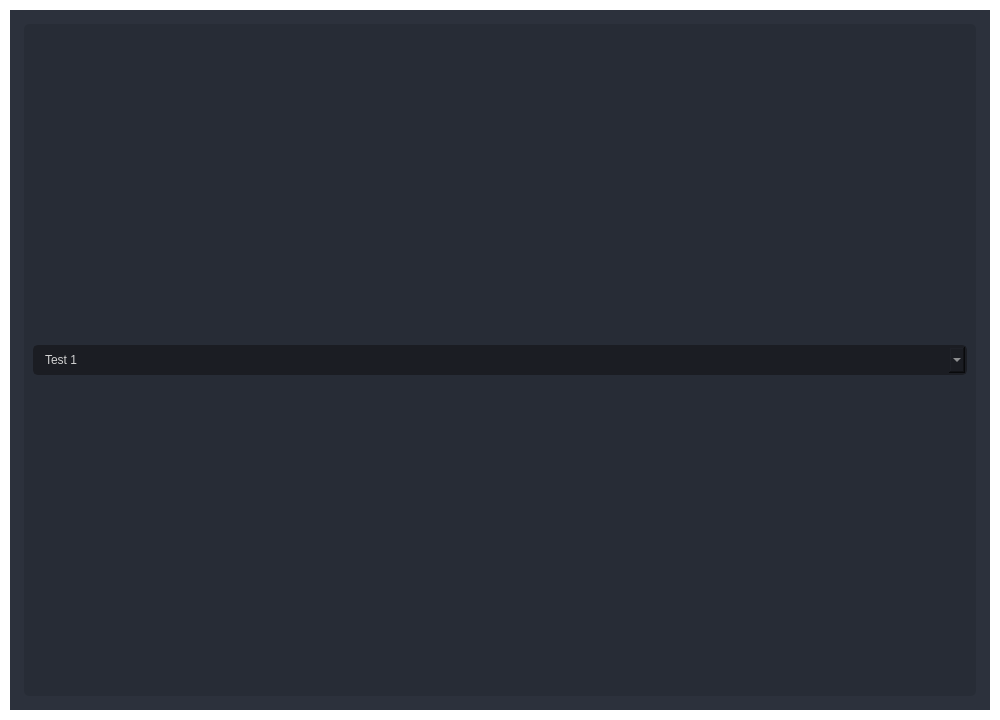
<?xml version="1.0" encoding="UTF-8"?>
<ui version="4.0">
 <author>Wanderson M. Pimenta</author>
 <class>MainWindow</class>
 <widget class="QMainWindow" name="MainWindow">
  <property name="geometry">
   <rect>
    <x>0</x>
    <y>0</y>
    <width>1000</width>
    <height>720</height>
   </rect>
  </property>
  <property name="minimumSize">
   <size>
    <width>1000</width>
    <height>720</height>
   </size>
  </property>
  <property name="palette">
   <palette>
    <active>
     <colorrole role="WindowText">
      <brush brushstyle="SolidPattern">
       <color alpha="255">
        <red>255</red>
        <green>255</green>
        <blue>255</blue>
       </color>
      </brush>
     </colorrole>
     <colorrole role="Button">
      <brush brushstyle="SolidPattern">
       <color alpha="0">
        <red>0</red>
        <green>0</green>
        <blue>0</blue>
       </color>
      </brush>
     </colorrole>
     <colorrole role="Light">
      <brush brushstyle="SolidPattern">
       <color alpha="255">
        <red>66</red>
        <green>73</green>
        <blue>90</blue>
       </color>
      </brush>
     </colorrole>
     <colorrole role="Midlight">
      <brush brushstyle="SolidPattern">
       <color alpha="255">
        <red>55</red>
        <green>61</green>
        <blue>75</blue>
       </color>
      </brush>
     </colorrole>
     <colorrole role="Dark">
      <brush brushstyle="SolidPattern">
       <color alpha="255">
        <red>22</red>
        <green>24</green>
        <blue>30</blue>
       </color>
      </brush>
     </colorrole>
     <colorrole role="Mid">
      <brush brushstyle="SolidPattern">
       <color alpha="255">
        <red>29</red>
        <green>32</green>
        <blue>40</blue>
       </color>
      </brush>
     </colorrole>
     <colorrole role="Text">
      <brush brushstyle="SolidPattern">
       <color alpha="255">
        <red>210</red>
        <green>210</green>
        <blue>210</blue>
       </color>
      </brush>
     </colorrole>
     <colorrole role="BrightText">
      <brush brushstyle="SolidPattern">
       <color alpha="255">
        <red>255</red>
        <green>255</green>
        <blue>255</blue>
       </color>
      </brush>
     </colorrole>
     <colorrole role="ButtonText">
      <brush brushstyle="SolidPattern">
       <color alpha="255">
        <red>255</red>
        <green>255</green>
        <blue>255</blue>
       </color>
      </brush>
     </colorrole>
     <colorrole role="Base">
      <brush brushstyle="SolidPattern">
       <color alpha="0">
        <red>0</red>
        <green>0</green>
        <blue>0</blue>
       </color>
      </brush>
     </colorrole>
     <colorrole role="Window">
      <brush brushstyle="SolidPattern">
       <color alpha="0">
        <red>0</red>
        <green>0</green>
        <blue>0</blue>
       </color>
      </brush>
     </colorrole>
     <colorrole role="Shadow">
      <brush brushstyle="SolidPattern">
       <color alpha="255">
        <red>0</red>
        <green>0</green>
        <blue>0</blue>
       </color>
      </brush>
     </colorrole>
     <colorrole role="Highlight">
      <brush brushstyle="SolidPattern">
       <color alpha="255">
        <red>85</red>
        <green>170</green>
        <blue>255</blue>
       </color>
      </brush>
     </colorrole>
     <colorrole role="Link">
      <brush brushstyle="SolidPattern">
       <color alpha="255">
        <red>85</red>
        <green>170</green>
        <blue>255</blue>
       </color>
      </brush>
     </colorrole>
     <colorrole role="LinkVisited">
      <brush brushstyle="SolidPattern">
       <color alpha="255">
        <red>255</red>
        <green>0</green>
        <blue>127</blue>
       </color>
      </brush>
     </colorrole>
     <colorrole role="AlternateBase">
      <brush brushstyle="SolidPattern">
       <color alpha="255">
        <red>22</red>
        <green>24</green>
        <blue>30</blue>
       </color>
      </brush>
     </colorrole>
     <colorrole role="ToolTipBase">
      <brush brushstyle="SolidPattern">
       <color alpha="255">
        <red>44</red>
        <green>49</green>
        <blue>60</blue>
       </color>
      </brush>
     </colorrole>
     <colorrole role="ToolTipText">
      <brush brushstyle="SolidPattern">
       <color alpha="255">
        <red>210</red>
        <green>210</green>
        <blue>210</blue>
       </color>
      </brush>
     </colorrole>
     <colorrole role="PlaceholderText">
      <brush brushstyle="NoBrush">
       <color alpha="128">
        <red>210</red>
        <green>210</green>
        <blue>210</blue>
       </color>
      </brush>
     </colorrole>
    </active>
    <inactive>
     <colorrole role="WindowText">
      <brush brushstyle="SolidPattern">
       <color alpha="255">
        <red>255</red>
        <green>255</green>
        <blue>255</blue>
       </color>
      </brush>
     </colorrole>
     <colorrole role="Button">
      <brush brushstyle="SolidPattern">
       <color alpha="0">
        <red>0</red>
        <green>0</green>
        <blue>0</blue>
       </color>
      </brush>
     </colorrole>
     <colorrole role="Light">
      <brush brushstyle="SolidPattern">
       <color alpha="255">
        <red>66</red>
        <green>73</green>
        <blue>90</blue>
       </color>
      </brush>
     </colorrole>
     <colorrole role="Midlight">
      <brush brushstyle="SolidPattern">
       <color alpha="255">
        <red>55</red>
        <green>61</green>
        <blue>75</blue>
       </color>
      </brush>
     </colorrole>
     <colorrole role="Dark">
      <brush brushstyle="SolidPattern">
       <color alpha="255">
        <red>22</red>
        <green>24</green>
        <blue>30</blue>
       </color>
      </brush>
     </colorrole>
     <colorrole role="Mid">
      <brush brushstyle="SolidPattern">
       <color alpha="255">
        <red>29</red>
        <green>32</green>
        <blue>40</blue>
       </color>
      </brush>
     </colorrole>
     <colorrole role="Text">
      <brush brushstyle="SolidPattern">
       <color alpha="255">
        <red>210</red>
        <green>210</green>
        <blue>210</blue>
       </color>
      </brush>
     </colorrole>
     <colorrole role="BrightText">
      <brush brushstyle="SolidPattern">
       <color alpha="255">
        <red>255</red>
        <green>255</green>
        <blue>255</blue>
       </color>
      </brush>
     </colorrole>
     <colorrole role="ButtonText">
      <brush brushstyle="SolidPattern">
       <color alpha="255">
        <red>255</red>
        <green>255</green>
        <blue>255</blue>
       </color>
      </brush>
     </colorrole>
     <colorrole role="Base">
      <brush brushstyle="SolidPattern">
       <color alpha="0">
        <red>0</red>
        <green>0</green>
        <blue>0</blue>
       </color>
      </brush>
     </colorrole>
     <colorrole role="Window">
      <brush brushstyle="SolidPattern">
       <color alpha="0">
        <red>0</red>
        <green>0</green>
        <blue>0</blue>
       </color>
      </brush>
     </colorrole>
     <colorrole role="Shadow">
      <brush brushstyle="SolidPattern">
       <color alpha="255">
        <red>0</red>
        <green>0</green>
        <blue>0</blue>
       </color>
      </brush>
     </colorrole>
     <colorrole role="Highlight">
      <brush brushstyle="SolidPattern">
       <color alpha="255">
        <red>85</red>
        <green>170</green>
        <blue>255</blue>
       </color>
      </brush>
     </colorrole>
     <colorrole role="Link">
      <brush brushstyle="SolidPattern">
       <color alpha="255">
        <red>85</red>
        <green>170</green>
        <blue>255</blue>
       </color>
      </brush>
     </colorrole>
     <colorrole role="LinkVisited">
      <brush brushstyle="SolidPattern">
       <color alpha="255">
        <red>255</red>
        <green>0</green>
        <blue>127</blue>
       </color>
      </brush>
     </colorrole>
     <colorrole role="AlternateBase">
      <brush brushstyle="SolidPattern">
       <color alpha="255">
        <red>22</red>
        <green>24</green>
        <blue>30</blue>
       </color>
      </brush>
     </colorrole>
     <colorrole role="ToolTipBase">
      <brush brushstyle="SolidPattern">
       <color alpha="255">
        <red>44</red>
        <green>49</green>
        <blue>60</blue>
       </color>
      </brush>
     </colorrole>
     <colorrole role="ToolTipText">
      <brush brushstyle="SolidPattern">
       <color alpha="255">
        <red>210</red>
        <green>210</green>
        <blue>210</blue>
       </color>
      </brush>
     </colorrole>
     <colorrole role="PlaceholderText">
      <brush brushstyle="NoBrush">
       <color alpha="128">
        <red>210</red>
        <green>210</green>
        <blue>210</blue>
       </color>
      </brush>
     </colorrole>
    </inactive>
    <disabled>
     <colorrole role="WindowText">
      <brush brushstyle="SolidPattern">
       <color alpha="255">
        <red>22</red>
        <green>24</green>
        <blue>30</blue>
       </color>
      </brush>
     </colorrole>
     <colorrole role="Button">
      <brush brushstyle="SolidPattern">
       <color alpha="0">
        <red>0</red>
        <green>0</green>
        <blue>0</blue>
       </color>
      </brush>
     </colorrole>
     <colorrole role="Light">
      <brush brushstyle="SolidPattern">
       <color alpha="255">
        <red>66</red>
        <green>73</green>
        <blue>90</blue>
       </color>
      </brush>
     </colorrole>
     <colorrole role="Midlight">
      <brush brushstyle="SolidPattern">
       <color alpha="255">
        <red>55</red>
        <green>61</green>
        <blue>75</blue>
       </color>
      </brush>
     </colorrole>
     <colorrole role="Dark">
      <brush brushstyle="SolidPattern">
       <color alpha="255">
        <red>22</red>
        <green>24</green>
        <blue>30</blue>
       </color>
      </brush>
     </colorrole>
     <colorrole role="Mid">
      <brush brushstyle="SolidPattern">
       <color alpha="255">
        <red>29</red>
        <green>32</green>
        <blue>40</blue>
       </color>
      </brush>
     </colorrole>
     <colorrole role="Text">
      <brush brushstyle="SolidPattern">
       <color alpha="255">
        <red>22</red>
        <green>24</green>
        <blue>30</blue>
       </color>
      </brush>
     </colorrole>
     <colorrole role="BrightText">
      <brush brushstyle="SolidPattern">
       <color alpha="255">
        <red>255</red>
        <green>255</green>
        <blue>255</blue>
       </color>
      </brush>
     </colorrole>
     <colorrole role="ButtonText">
      <brush brushstyle="SolidPattern">
       <color alpha="255">
        <red>22</red>
        <green>24</green>
        <blue>30</blue>
       </color>
      </brush>
     </colorrole>
     <colorrole role="Base">
      <brush brushstyle="SolidPattern">
       <color alpha="0">
        <red>0</red>
        <green>0</green>
        <blue>0</blue>
       </color>
      </brush>
     </colorrole>
     <colorrole role="Window">
      <brush brushstyle="SolidPattern">
       <color alpha="0">
        <red>0</red>
        <green>0</green>
        <blue>0</blue>
       </color>
      </brush>
     </colorrole>
     <colorrole role="Shadow">
      <brush brushstyle="SolidPattern">
       <color alpha="255">
        <red>0</red>
        <green>0</green>
        <blue>0</blue>
       </color>
      </brush>
     </colorrole>
     <colorrole role="Highlight">
      <brush brushstyle="SolidPattern">
       <color alpha="255">
        <red>51</red>
        <green>153</green>
        <blue>255</blue>
       </color>
      </brush>
     </colorrole>
     <colorrole role="Link">
      <brush brushstyle="SolidPattern">
       <color alpha="255">
        <red>85</red>
        <green>170</green>
        <blue>255</blue>
       </color>
      </brush>
     </colorrole>
     <colorrole role="LinkVisited">
      <brush brushstyle="SolidPattern">
       <color alpha="255">
        <red>255</red>
        <green>0</green>
        <blue>127</blue>
       </color>
      </brush>
     </colorrole>
     <colorrole role="AlternateBase">
      <brush brushstyle="SolidPattern">
       <color alpha="255">
        <red>44</red>
        <green>49</green>
        <blue>60</blue>
       </color>
      </brush>
     </colorrole>
     <colorrole role="ToolTipBase">
      <brush brushstyle="SolidPattern">
       <color alpha="255">
        <red>44</red>
        <green>49</green>
        <blue>60</blue>
       </color>
      </brush>
     </colorrole>
     <colorrole role="ToolTipText">
      <brush brushstyle="SolidPattern">
       <color alpha="255">
        <red>210</red>
        <green>210</green>
        <blue>210</blue>
       </color>
      </brush>
     </colorrole>
     <colorrole role="PlaceholderText">
      <brush brushstyle="NoBrush">
       <color alpha="128">
        <red>210</red>
        <green>210</green>
        <blue>210</blue>
       </color>
      </brush>
     </colorrole>
    </disabled>
   </palette>
  </property>
  <property name="font">
   <font>
    <family>Segoe UI</family>
    <pointsize>10</pointsize>
   </font>
  </property>
  <property name="windowTitle">
   <string>MainWindow</string>
  </property>
  <property name="styleSheet">
   <string notr="true">QMainWindow {background: transparent; }
QToolTip {
	color: #ffffff;
	background-color: rgba(27, 29, 35, 160);
	border: 1px solid rgb(40, 40, 40);
	border-radius: 2px;
}</string>
  </property>
  <widget class="QWidget" name="centralwidget">
   <property name="styleSheet">
    <string notr="true">background: transparent;
color: rgb(210, 210, 210);</string>
   </property>
   <layout class="QHBoxLayout" name="horizontalLayout">
    <property name="spacing">
     <number>0</number>
    </property>
    <property name="leftMargin">
     <number>10</number>
    </property>
    <property name="topMargin">
     <number>10</number>
    </property>
    <property name="rightMargin">
     <number>10</number>
    </property>
    <property name="bottomMargin">
     <number>10</number>
    </property>
    <item>
     <widget class="QFrame" name="frame_main">
      <property name="styleSheet">
       <string notr="true">/* LINE EDIT */
QLineEdit {
	background-color: rgb(27, 29, 35);
	border-radius: 5px;
	border: 2px solid rgb(27, 29, 35);
	padding-left: 10px;
}
QLineEdit:hover {
	border: 2px solid rgb(64, 71, 88);
}
QLineEdit:focus {
	border: 2px solid rgb(91, 101, 124);
}

/* SCROLL BARS */
QScrollBar:horizontal {
    border: none;
    background: rgb(52, 59, 72);
    height: 14px;
    margin: 0px 21px 0 21px;
	border-radius: 0px;
}
QScrollBar::handle:horizontal {
    background: rgb(85, 170, 255);
    min-width: 25px;
	border-radius: 7px
}
QScrollBar::add-line:horizontal {
    border: none;
    background: rgb(55, 63, 77);
    width: 20px;
	border-top-right-radius: 7px;
    border-bottom-right-radius: 7px;
    subcontrol-position: right;
    subcontrol-origin: margin;
}
QScrollBar::sub-line:horizontal {
    border: none;
    background: rgb(55, 63, 77);
    width: 20px;
	border-top-left-radius: 7px;
    border-bottom-left-radius: 7px;
    subcontrol-position: left;
    subcontrol-origin: margin;
}
QScrollBar::up-arrow:horizontal, QScrollBar::down-arrow:horizontal
{
     background: none;
}
QScrollBar::add-page:horizontal, QScrollBar::sub-page:horizontal
{
     background: none;
}
 QScrollBar:vertical {
	border: none;
    background: rgb(52, 59, 72);
    width: 14px;
    margin: 21px 0 21px 0;
	border-radius: 0px;
 }
 QScrollBar::handle:vertical {	
	background: rgb(85, 170, 255);
    min-height: 25px;
	border-radius: 7px
 }
 QScrollBar::add-line:vertical {
     border: none;
    background: rgb(55, 63, 77);
     height: 20px;
	border-bottom-left-radius: 7px;
    border-bottom-right-radius: 7px;
     subcontrol-position: bottom;
     subcontrol-origin: margin;
 }
 QScrollBar::sub-line:vertical {
	border: none;
    background: rgb(55, 63, 77);
     height: 20px;
	border-top-left-radius: 7px;
    border-top-right-radius: 7px;
     subcontrol-position: top;
     subcontrol-origin: margin;
 }
 QScrollBar::up-arrow:vertical, QScrollBar::down-arrow:vertical {
     background: none;
 }

 QScrollBar::add-page:vertical, QScrollBar::sub-page:vertical {
     background: none;
 }

/* CHECKBOX */
QCheckBox::indicator {
    border: 3px solid rgb(52, 59, 72);
	width: 15px;
	height: 15px;
	border-radius: 10px;
    background: rgb(44, 49, 60);
}
QCheckBox::indicator:hover {
    border: 3px solid rgb(58, 66, 81);
}
QCheckBox::indicator:checked {
    background: 3px solid rgb(52, 59, 72);
	border: 3px solid rgb(52, 59, 72);	
	background-image: url(:/16x16/icons/16x16/cil-check-alt.png);
}

/* RADIO BUTTON */
QRadioButton::indicator {
    border: 3px solid rgb(52, 59, 72);
	width: 15px;
	height: 15px;
	border-radius: 10px;
    background: rgb(44, 49, 60);
}
QRadioButton::indicator:hover {
    border: 3px solid rgb(58, 66, 81);
}
QRadioButton::indicator:checked {
    background: 3px solid rgb(94, 106, 130);
	border: 3px solid rgb(52, 59, 72);	
}

/* COMBOBOX */
QComboBox{
	background-color: rgb(27, 29, 35);
	border-radius: 5px;
	border: 2px solid rgb(27, 29, 35);
	padding: 5px;
	padding-left: 10px;
}
QComboBox:hover{
	border: 2px solid rgb(64, 71, 88);
}
QComboBox::drop-down {
	subcontrol-origin: padding;
	subcontrol-position: top right;
	width: 25px; 
	border-left-width: 3px;
	border-left-color: rgba(39, 44, 54, 150);
	border-left-style: solid;
	border-top-right-radius: 3px;
	border-bottom-right-radius: 3px;	
	background-image: url(:/16x16/icons/16x16/cil-arrow-bottom.png);
	background-position: center;
	background-repeat: no-reperat;
 }
QComboBox QAbstractItemView {
	color: rgb(85, 170, 255);	
	background-color: rgb(27, 29, 35);
	padding: 10px;
	selection-background-color: rgb(39, 44, 54);
}

/* SLIDERS */
QSlider::groove:horizontal {
    border-radius: 9px;
    height: 18px;
	margin: 0px;
	background-color: rgb(52, 59, 72);
}
QSlider::groove:horizontal:hover {
	background-color: rgb(55, 62, 76);
}
QSlider::handle:horizontal {
    background-color: rgb(85, 170, 255);
    border: none;
    height: 18px;
    width: 18px;
    margin: 0px;
	border-radius: 9px;
}
QSlider::handle:horizontal:hover {
    background-color: rgb(105, 180, 255);
}
QSlider::handle:horizontal:pressed {
    background-color: rgb(65, 130, 195);
}

QSlider::groove:vertical {
    border-radius: 9px;
    width: 18px;
    margin: 0px;
	background-color: rgb(52, 59, 72);
}
QSlider::groove:vertical:hover {
	background-color: rgb(55, 62, 76);
}
QSlider::handle:vertical {
    background-color: rgb(85, 170, 255);
	border: none;
    height: 18px;
    width: 18px;
    margin: 0px;
	border-radius: 9px;
}
QSlider::handle:vertical:hover {
    background-color: rgb(105, 180, 255);
}
QSlider::handle:vertical:pressed {
    background-color: rgb(65, 130, 195);
}

</string>
      </property>
      <property name="frameShape">
       <enum>QFrame::NoFrame</enum>
      </property>
      <property name="frameShadow">
       <enum>QFrame::Raised</enum>
      </property>
      <layout class="QVBoxLayout" name="verticalLayout">
       <property name="spacing">
        <number>0</number>
       </property>
       <property name="leftMargin">
        <number>0</number>
       </property>
       <property name="topMargin">
        <number>0</number>
       </property>
       <property name="rightMargin">
        <number>0</number>
       </property>
       <property name="bottomMargin">
        <number>0</number>
       </property>
       <item>
        <widget class="QFrame" name="frame_center">
         <property name="sizePolicy">
          <sizepolicy hsizetype="Expanding" vsizetype="Expanding">
           <horstretch>0</horstretch>
           <verstretch>0</verstretch>
          </sizepolicy>
         </property>
         <property name="styleSheet">
          <string notr="true">background-color: rgb(40, 44, 52);</string>
         </property>
         <property name="frameShape">
          <enum>QFrame::NoFrame</enum>
         </property>
         <property name="frameShadow">
          <enum>QFrame::Raised</enum>
         </property>
         <layout class="QHBoxLayout" name="horizontalLayout_2">
          <property name="spacing">
           <number>0</number>
          </property>
          <property name="leftMargin">
           <number>0</number>
          </property>
          <property name="topMargin">
           <number>0</number>
          </property>
          <property name="rightMargin">
           <number>0</number>
          </property>
          <property name="bottomMargin">
           <number>0</number>
          </property>
          <item>
           <widget class="QFrame" name="frame_content_right">
            <property name="styleSheet">
             <string notr="true">background-color: rgb(44, 49, 60);</string>
            </property>
            <property name="frameShape">
             <enum>QFrame::NoFrame</enum>
            </property>
            <property name="frameShadow">
             <enum>QFrame::Raised</enum>
            </property>
            <layout class="QVBoxLayout" name="verticalLayout_4">
             <property name="spacing">
              <number>0</number>
             </property>
             <property name="leftMargin">
              <number>0</number>
             </property>
             <property name="topMargin">
              <number>0</number>
             </property>
             <property name="rightMargin">
              <number>0</number>
             </property>
             <property name="bottomMargin">
              <number>0</number>
             </property>
             <item>
              <widget class="QFrame" name="frame_content">
               <property name="frameShape">
                <enum>QFrame::NoFrame</enum>
               </property>
               <property name="frameShadow">
                <enum>QFrame::Raised</enum>
               </property>
               <layout class="QVBoxLayout" name="verticalLayout_9">
                <property name="spacing">
                 <number>0</number>
                </property>
                <property name="leftMargin">
                 <number>5</number>
                </property>
                <property name="topMargin">
                 <number>5</number>
                </property>
                <property name="rightMargin">
                 <number>5</number>
                </property>
                <property name="bottomMargin">
                 <number>5</number>
                </property>
                <item>
                 <widget class="QStackedWidget" name="stackedWidget">
                  <property name="styleSheet">
                   <string notr="true">background: transparent;</string>
                  </property>
                  <property name="currentIndex">
                   <number>0</number>
                  </property>
                  <widget class="QWidget" name="page_widgets">
                   <layout class="QVBoxLayout" name="verticalLayout_6">
                    <item>
                     <widget class="QFrame" name="frame_2">
                      <property name="minimumSize">
                       <size>
                        <width>0</width>
                        <height>150</height>
                       </size>
                      </property>
                      <property name="styleSheet">
                       <string notr="true">background-color: rgb(39, 44, 54);
border-radius: 5px;</string>
                      </property>
                      <property name="frameShape">
                       <enum>QFrame::StyledPanel</enum>
                      </property>
                      <property name="frameShadow">
                       <enum>QFrame::Raised</enum>
                      </property>
                      <layout class="QVBoxLayout" name="verticalLayout_11">
                       <item>
                        <layout class="QGridLayout" name="gridLayout_2">
                         <item row="0" column="0" colspan="2">
                          <widget class="QComboBox" name="comboBox">
                           <property name="font">
                            <font>
                             <family>Segoe UI</family>
                             <pointsize>9</pointsize>
                            </font>
                           </property>
                           <property name="autoFillBackground">
                            <bool>false</bool>
                           </property>
                           <property name="styleSheet">
                            <string notr="true">QComboBox{
	background-color: rgb(27, 29, 35);
	border-radius: 5px;
	border: 2px solid rgb(27, 29, 35);
	padding: 5px;
	padding-left: 10px;
}
QComboBox:hover{
	border: 2px solid rgb(64, 71, 88);
}
QComboBox QAbstractItemView {
	color: rgb(85, 170, 255);	
	background-color: rgb(27, 29, 35);
	padding: 10px;
	selection-background-color: rgb(39, 44, 54);
}</string>
                           </property>
                           <property name="iconSize">
                            <size>
                             <width>16</width>
                             <height>16</height>
                            </size>
                           </property>
                           <property name="frame">
                            <bool>true</bool>
                           </property>
                           <item>
                            <property name="text">
                             <string>Test 1</string>
                            </property>
                           </item>
                           <item>
                            <property name="text">
                             <string>Test 2</string>
                            </property>
                           </item>
                           <item>
                            <property name="text">
                             <string>Test 3</string>
                            </property>
                           </item>
                          </widget>
                         </item>
                        </layout>
                       </item>
                      </layout>
                     </widget>
                    </item>
                   </layout>
                  </widget>
                 </widget>
                </item>
               </layout>
              </widget>
             </item>
            </layout>
           </widget>
          </item>
         </layout>
        </widget>
       </item>
      </layout>
     </widget>
    </item>
   </layout>
  </widget>
 </widget>
 <tabstops>
  <tabstop>comboBox</tabstop>
 </tabstops>
 <resources>
  <include location="files.qrc"/>
 </resources>
 <connections/>
</ui>
